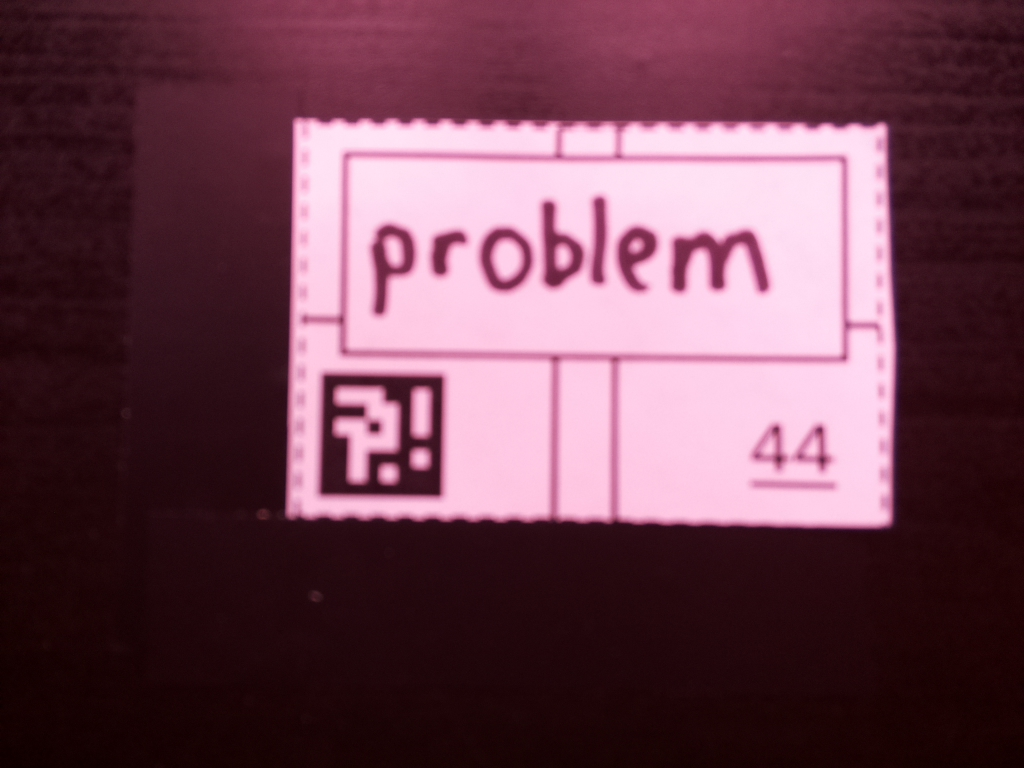
#> input picture data_playground/imgs/sharpie_2.jpg, 1024 x 768 px; its folder holds only this picture in this run
$ python annotate_img.py
#> lines starting #> are read from the running program, lines starting #| are printed output that depends on the picture; after the words box and inside, x2 and y2 are one past the last pixel; in counts of white or black regions, pixels touching at a corner belong together
import cv2
import glob
import json
import sys

labelfile = 'bb5.json'
# run through a directory of images, record bounding boxes on each

#building on https://www.pyimagesearch.com/2015/03/09/capturing-mouse-click-events-with-python-and-opencv/

# initialize the list of reference points and boolean indicating
# whether cropping is being performed or not
refPt = []
boxes = []
annotating = False
image = None
clone = None
tempclone = None
def click_and_annotate(event, x, y, flags, param):
	# grab references to the global variables
	global refPt, cropping, image, clone, tempclone
	# if the left mouse button was clicked, record the starting
	# (x, y) coordinates and indicate that cropping is being
	# performed
	if event == cv2.EVENT_LBUTTONDOWN:
		refPt = [(x, y)]
		annotating = True
	# check to see if the left mouse button was released
	elif event == cv2.EVENT_LBUTTONUP:
		# record the ending (x, y) coordinates and indicate that
		# the cropping operation is finished
		refPt.append((x, y))
		annotating = False
		# draw a rectangle around the region of interest
		image = clone.copy()
		cv2.rectangle(image, refPt[0], refPt[1], (0, 255, 0), 2)
		tempclone = image.copy() # get the image without the text
		msg = "Hit s to save or r to reset."
		cv2.putText(image,msg,(50,650),cv2.FONT_HERSHEY_SIMPLEX,1,(255,255,255),2,cv2.LINE_AA)
		cv2.imshow("image", image)
	elif event == cv2.EVENT_RBUTTONUP:
		# cancel the annotation
		refPt = []
		annotating = False


imgs = glob.glob('imgs5/imgs/*.jpg')
imgs.sort()

try:
	with open(f'labels/{labelfile}', 'r') as infile:
		annotations = json.load(infile)
except:
	annotations = dict()
if annotations is None:
	annotations = dict()
capFlag = False
for num, img in enumerate(imgs):
	if img in annotations:
		continue
	refPt = []
	boxes = []
	annotating = False
	labeling = False
	label = ''
	# load the image, clone it, and setup the mouse callback function
	image = cv2.imread(img)
#> image is the input picture: shape (768, 1024, 3); mean B, G, R 81.9, 67.2, 109.1
	clone = image.copy()
	cv2.namedWindow("image")
	cv2.setMouseCallback("image", click_and_annotate)
	# keep looping until the 'q' key is pressed
	msg = f"{num}/{len(imgs)}: Click and drag to draw an annotation box."
	cv2.putText(image,msg,(50,650),cv2.FONT_HERSHEY_SIMPLEX,1,(255,255,255),2,cv2.LINE_AA)
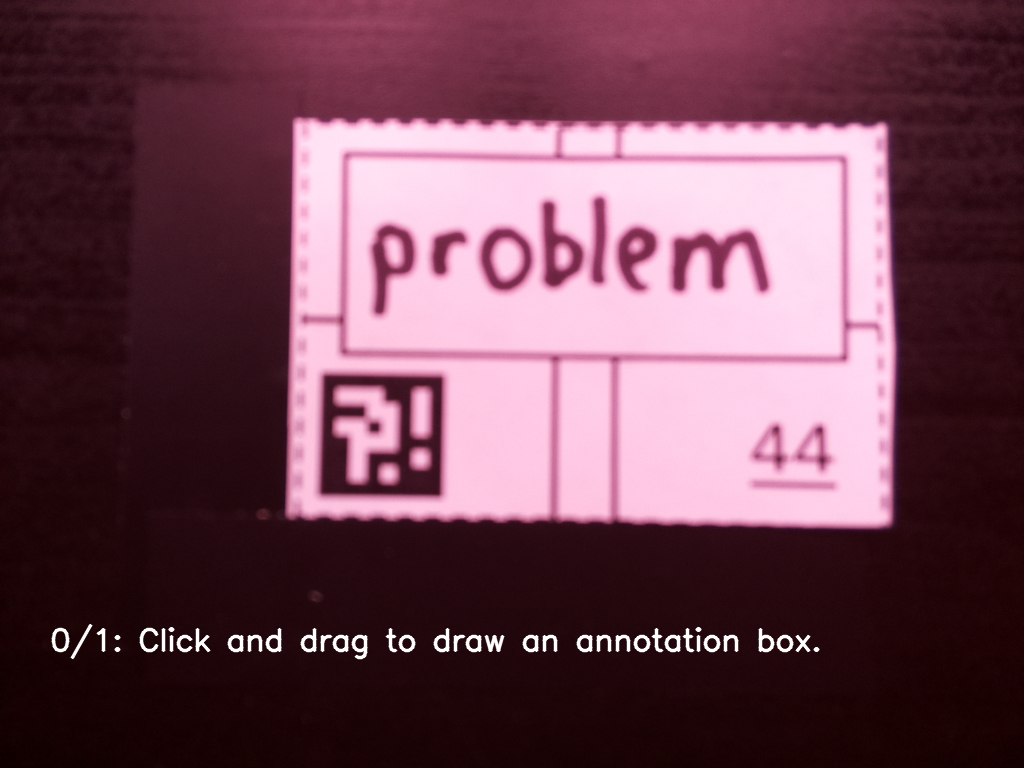
#> image: shape (768, 1024, 3); 0.93% of pixels changed, all inside (x1, y1, x2, y2) = (51, 623, 820, 660)
	while True:
		# display the image and wait for a keypress
		cv2.imshow("image", image)
		key = cv2.waitKey(0) & 0xFF
#> (key q is pressed here)
		if labeling:
			if key == ord('/') or key == 13:
				labeling = False
				boxes.append((label,refPt[0],refPt[1]))
				refPt = []
				oldlabel = label
				label = ''
				image = tempclone.copy()
				clone = image.copy()
				with open('labels/{labelfile}', 'w+') as outfile:
					json.dump(annotations,outfile)
				msg = f"{oldlabel} saved."
				cv2.putText(image,msg,(50,550),cv2.FONT_HERSHEY_SIMPLEX,1,(255,255,255),2,cv2.LINE_AA)
				msg = f"{num}/{len(imgs)}: Click and drag to draw an annotation box, or n for next."
				cv2.putText(image,msg,(50,650),cv2.FONT_HERSHEY_SIMPLEX,1,(255,255,255),2,cv2.LINE_AA)
			elif key == ord('\\'):
				label = ''
				image = tempclone.copy()
				msg = f'Enter label: {label}'
				cv2.putText(image,msg,(50,50),cv2.FONT_HERSHEY_SIMPLEX,1,(255,255,255),2,cv2.LINE_AA)
				cv2.putText(image,"Press \\ to clear or / to save.",(50,100),cv2.FONT_HERSHEY_SIMPLEX,1,(255,255,255),2,cv2.LINE_AA)
			elif key == 225: #left shift
				capFlag = True
				continue #skip the cap flag reset at the end
			else:
				ch = chr(key)
				if capFlag:
					ch = ch.upper()
				label+=ch
				image = tempclone.copy()
				msg = f'Enter label: {label}'
				cv2.putText(image,msg,(50,50),cv2.FONT_HERSHEY_SIMPLEX,1,(255,255,255),2,cv2.LINE_AA)
				cv2.putText(image,"Press \\ to clear or / to save.",(50,100),cv2.FONT_HERSHEY_SIMPLEX,1,(255,255,255),2,cv2.LINE_AA)
			capFlag = False
		else:
			# if the 'r' key is pressed, reset the cropping region
			if key == ord("r"):
				image = clone.copy()
				if len(boxes) <1:
					msg = f"{num}/{len(imgs)}: Click and drag to draw an annotation box."
				else:
					msg = f"{num}/{len(imgs)}: Click and drag to draw an annotation box, or n for next."
				cv2.putText(image,msg,(50,650),cv2.FONT_HERSHEY_SIMPLEX,1,(255,255,255),2,cv2.LINE_AA)
			# if the 's' key is pressed, save the annotation
			elif key == ord("s"):
				# clone = image.copy()
				image = tempclone.copy()
				msg = f'Enter label: {label}'
				cv2.putText(image,msg,(50,50),cv2.FONT_HERSHEY_SIMPLEX,1,(255,255,255),2,cv2.LINE_AA)
				cv2.putText(image,"Press \\ to clear or / to save.",(50,100),cv2.FONT_HERSHEY_SIMPLEX,1,(255,255,255),2,cv2.LINE_AA)
				# label = input("Enter the word to annotate: ")
				labeling = True
			elif key == ord("n"):
				annotations[img] = boxes
				break
			elif key == ord("q"):
				cv2.destroyAllWindows()
				with open(f'labels/{labelfile}', 'w+') as outfile:
					json.dump(annotations,outfile)
				sys.exit(0)
#> (the program exits here)
